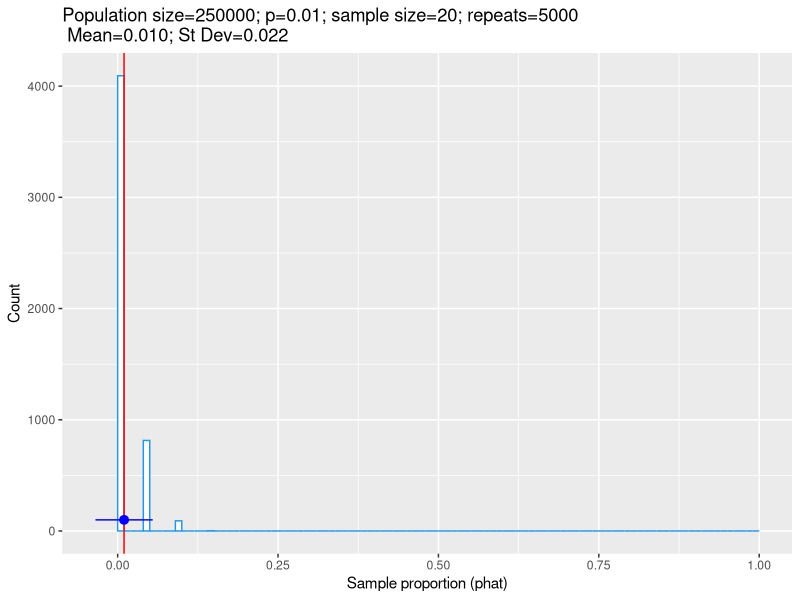
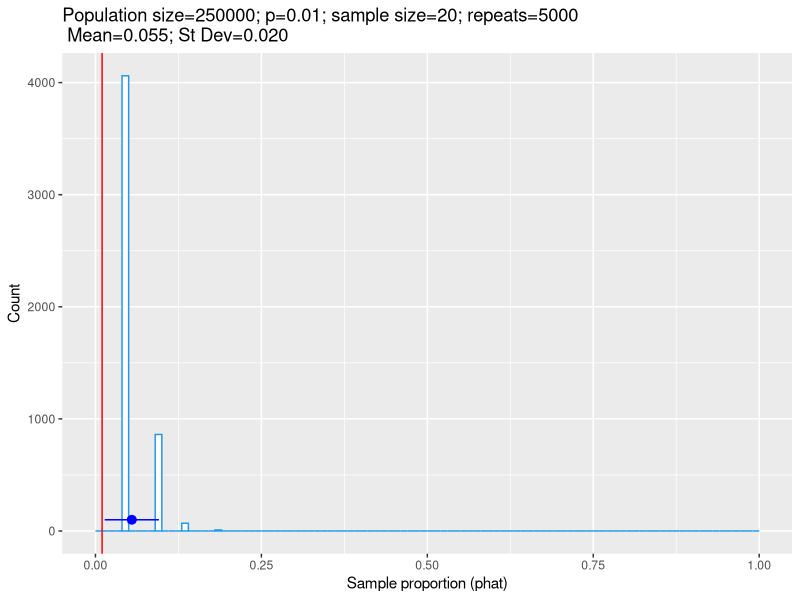
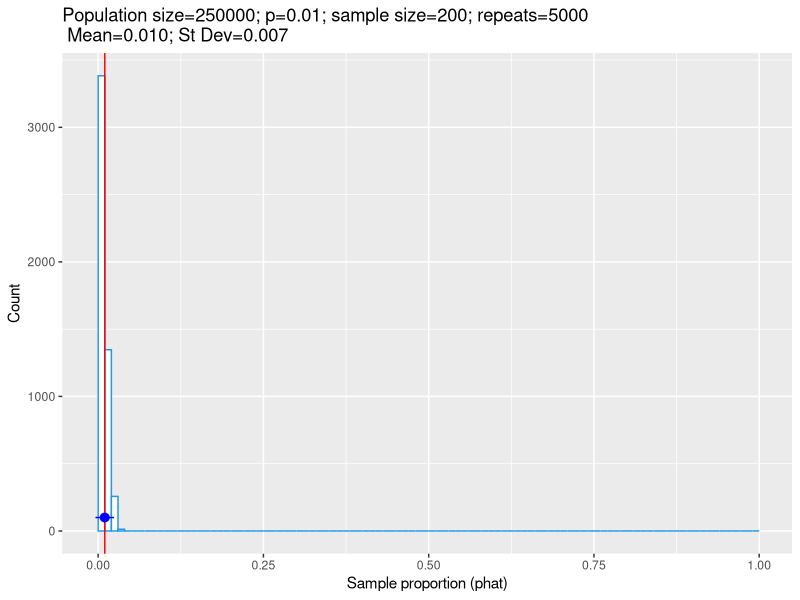
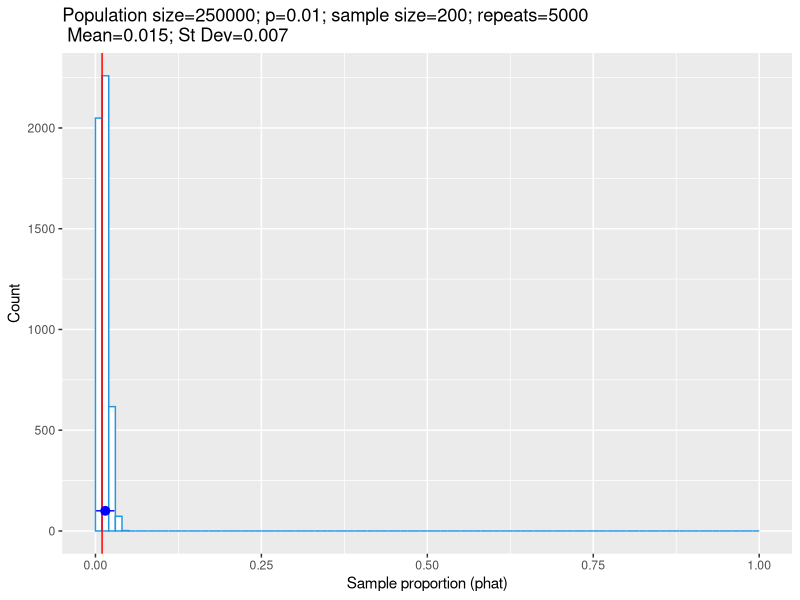

Here is the R script that generated these plots, in order:
library(ggplot2)



# ---- Define our function to sample and plot the sampling distribution  ----
sample_plot_sampling_dist_fn <- function(pop_N,pop_proportion,sample_size,K,
                                         sample_phat_fn){
  # Create the new population
  population <- c(rep("support", pop_proportion*pop_N), rep("not", (1-pop_proportion)*pop_N))
  
  # Run the experiment K times
  simulation <- replicate(K, sample_phat_fn(population, n=sample_size))
  
  # mean and standard deviation of sampling distribution
  m = mean(simulation)
  s = sd(simulation)
  
  # plot the Histogram of phat values
  title <- sprintf("Population size=%s; p=%s; sample size=%s; repeats=%s\n Mean=%.3f; St Dev=%.3f", 
                   pop_N, pop_proportion, sample_size,K,m,s)  
  
  ggplot(data=data.frame(simulation), aes(x=simulation)) +
    geom_histogram(breaks=seq(0,1,0.01), color=4, fill="white") +
    geom_vline(aes(xintercept=pop_proportion), color="red") +
    annotate("pointrange", x=m, xmin=m-2*s,xmax=m+2*s,y=K/50, color="blue") +
    labs(title=title, x="Sample proportion (phat)", y="Count")
}

# ---- 3. Estimating p-hat for a small sample - introducing bias ----
# Imagine that we have a small sample size and/or a true
# population proportion that is heavily weighted to one side or the other 
# (ie very close to 0 or very close to 1), so that we may not actually 
# observe both successes and failures in our sample. The Rule of Succession was
# designed for this situation. It defines a new estimator (k+1)/(n+2), that 
# cannot be exactly 0 or exactly 1.

# Plot the sampling distribution of the sample proportion
# Population size: 250000
# Population proportion: 0.01
# Sample size: 20 (small)
# compute the sample proportion
# Repeat the experiment 5000 times
sample_phat_fn <- function(pop, n) {
  sampled_entries <- sample(pop, size = n)
  phat <- sum(sampled_entries == "support") / n
  return(phat)
}
sample_plot_sampling_dist_fn(250000, 0.01, 20, 5000, sample_phat_fn)
# over 80% of the time, phat=0 (i.e. you're estimating that the population has
# no "support" in it. It could be risky to assume there are
# no supporters after observing only 20 people!)

# Plot the sampling distribution for the rule of succession
# Population size: 250000
# Population proportion: 0.01
# Sample size: 20 (small)
# compute the rule-of-succession proportion estimator (k+1)/(n+2)
# Repeat the experiment 5000 times
succession_phat_fn <- function(pop, n) {
  sampled_entries <- sample(pop, size = n)
  phat <- (sum(sampled_entries == "support")+1) / (n+2)
  return(phat)
}
sample_plot_sampling_dist_fn(250000, 0.01, 20, 5000, succession_phat_fn)
# even if there are no "support" in the sample of size 20, the rule of 
# succession will estimate phat=1/21. It is *biased*, but in a way that reduces
# the risk of estimating 0 as the population proportion.


# How would these estimators compare if the sample sizes were much larger (200)?
sample_plot_sampling_dist_fn(250000, 0.01, 200, 5000, sample_phat_fn)
sample_plot_sampling_dist_fn(250000, 0.01, 200, 5000, succession_phat_fn)
# --> with more evidence, the rule of succession becomes less biased
# and the two estimators agree more closely 

# You might want to use the rule of succession in situations where you don't have
# a lot of data, and e.g.:
# (1) there are negative risks associated with estimating the population 
#   proportion as exactly 0 or exactly 1
# (2) you have prior reason to believe that the population proportion isn't 
#   exactly equal to 0 or 1
